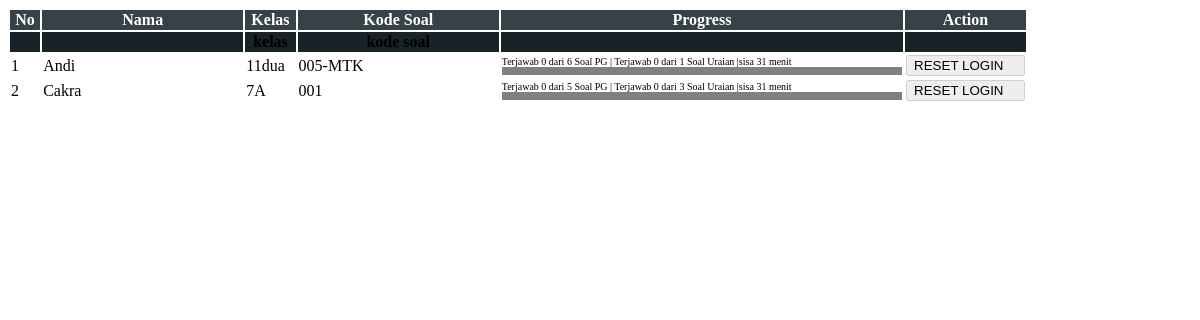
The page /on-admin/dt_monitor.php (signed in) on the database its author committed.
### tables this page shows
CREATE TABLE `siswa` (
  `id` int(10) NOT NULL,
  `nis` varchar(100) NOT NULL,
  `nama` varchar(200) NOT NULL,
  `jurusan` text NOT NULL,
  `kelas` text NOT NULL,
  `rombel` text NOT NULL,
  `pass` varchar(255) NOT NULL,
  `Id_User` int(11) NOT NULL DEFAULT '1',
  `Id_Usergroup_User` int(11) NOT NULL DEFAULT '1',
  `foto` varchar(100) DEFAULT NULL,
  `sesi` int(11) NOT NULL,
  `ruang` varchar(30) NOT NULL,
  `statuslogin` varchar(20) NOT NULL DEFAULT '0',
  `online` varchar(20) DEFAULT NULL
);

CREATE TABLE `jawaban` (
  `nis` varchar(20) NOT NULL,
  `nama` varchar(30) NOT NULL,
  `kelas` varchar(10) NOT NULL,
  `kodemapel` varchar(20) NOT NULL,
  `jumlahsoal` int(11) NOT NULL,
  `kodesoal` varchar(30) NOT NULL,
  `aktif` varchar(20) NOT NULL,
  `waktu` varchar(10) NOT NULL,
  `jawabansiswa` varchar(100) DEFAULT NULL,
  `benar` varchar(10) DEFAULT NULL,
  `salah` varchar(10) DEFAULT NULL,
  `nilai` varchar(10) DEFAULT NULL,
  `kuncisoal` varchar(100) DEFAULT NULL,
  `mulaiujian` varchar(12) NOT NULL,
  `lamaujian` varchar(12) NOT NULL,
  `waktuselesai` varchar(12) NOT NULL,
  `sisawaktu` varchar(8) NOT NULL
);

### on-admin/dt_monitor.php (the view, shortened to what this page needs)
<?php
include ('../koneksi/koneksi.php');
?>
            <div style="overflow-x:auto;" id="printableArea">
                <table id="table" class="table table-hover table-striped">
        	    <thead>
        	    <tr>
                  <th style='width: 3%'>No</th>
                  <th style='width: 20%'>Nama</th>
                  <th style='width: 5%'>Kelas</th>
				  <th style='width: 20%'>Kode Soal</th>
                  <th style='width: 40%'>Progress</th>
                  <th style='width: 17%'>Action</th>
                </tr>
                </thead>
                <tfoot>
                    <tr>
                        <th>kelas</th>
                        <th>kode soal</th>
                    </tr>
                </tfoot>
                <tbody>
<?php
						$querydosen = mysqli_query ($konek, "SELECT * FROM siswa CROSS JOIN jawaban USING (nis) ORDER by nis ASC");
						$i=1;
						while ($ar = mysqli_fetch_array ($querydosen)){
						$result = mysqli_query($konek, "SELECT * FROM soal WHERE kodesoal='$ar[kodesoal]' AND status='1'");
						$rows = mysqli_num_rows($result);
						$result2 = mysqli_query($konek, "SELECT * FROM soal WHERE kodesoal='$ar[kodesoal]' AND status='2'");
						$rows2 = mysqli_num_rows($result2);
                        $jwb=($ar['jawabansiswa']);
                        $jawab=str_replace('X','',$jwb);
                        $jawabsiswa=strlen( $jawab );
						$query2 = mysqli_query ($konek, "SELECT * FROM jawaburaian WHERE nama='$ar[nama]' AND kodesoal='$ar[kodesoal]'");
						$rows3 = mysqli_num_rows($query2);
						$jawabttl=$jawabsiswa+$rows3;
				        $persen=100/$ar['jumlahsoal'];
						$persenjawab=$persen*$jawabttl;
						$aktif =$ar['statuslogin'];
						$sisa=$ar['sisawaktu']/60;
						$sisawaktu = number_format($sisa, 0, '.', '');
						$sisasisa=$sisawaktu;
                        if(!$aktif==1)
				        {
					    $aktifstatus =
					    "
					    <td><p style='display:block;width:100%;background:transparent;overflow:show;z-index:9999999999;font-size:10px;margin:0;'>Terjawab $jawabsiswa dari $rows Soal PG | Terjawab $rows3 dari $rows2 Soal Uraian |sisa $sisasisa menit</p>
    									<div class='progress progress-md' style='background:grey;width:100%;height:0.5em;'>
    									  <div class='progress-bar' style='width: $persenjawab%;font-size:10px;background-color:black;'></div>
    									</div>
								  </td>
					    <td><a href='#'>
                        <button class='btn btn-flat btn-xs' style='color:black;' disabled >RESET LOGIN&emsp; <i class='fa fa-undo'></i></button>
                        </a></td>
					    ";
				        }
						echo "
						<tr>
								  <td>$i</td>
								  <td>$ar[nama]</td>
								  <td>$ar[kelas]</td>
								  <td>$ar[kodesoal]</td>
								  $aktifstatus
								</tr>
								";
						$i++;
						}
					?>
					</tbody>
					</table>
				</div>

### on-admin/dt_monitor.php (style rules this page uses)
table thead tr { background-color: #364247; color:white; }
table tfoot tr { background-color: #192227; color:black; }
tfoot { display: table-header-group; }

### rows shown on the page
siswa: jawaban.nama "Andi", jawaban.kelas "11dua", jawaban.kodesoal "005-MTK", jawabsiswa "0", rows "6", rows3 "0", rows2 "1", jawaban.sisawaktu "31"
siswa: jawaban.nama "Cakra", jawaban.kelas "7A", jawaban.kodesoal "001", jawabsiswa "0", rows "5", rows3 "0", rows2 "3", jawaban.sisawaktu "31"
